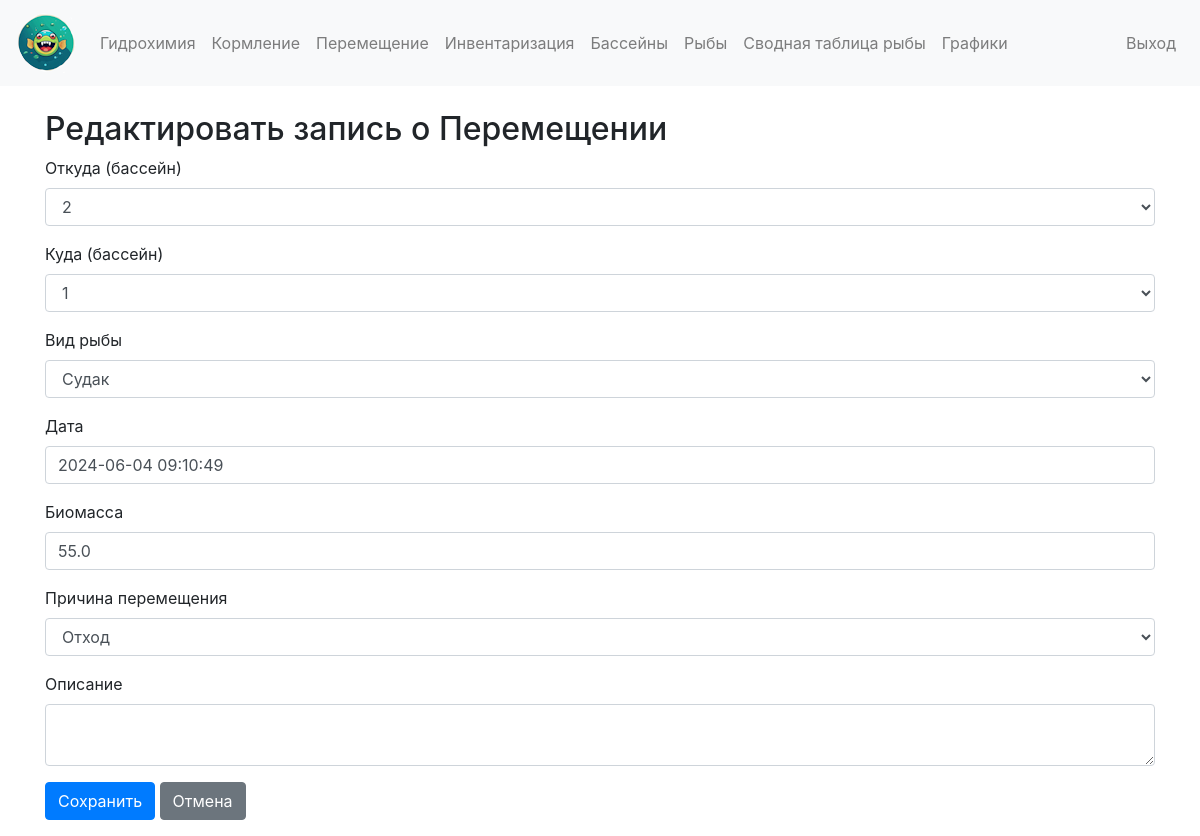
/fish_movement/edit/1 (signed in), run on the app's committed database.
### models.py (models this page shows)
class FishMovement(db.Model):
    id = db.Column(db.Integer, primary_key=True)
    pool_id_from = db.Column(db.Integer, db.ForeignKey('pool.id'), nullable=True)
    pool_id_to = db.Column(db.Integer, db.ForeignKey('pool.id'), nullable=True)
    fish_type_id = db.Column(db.Integer, db.ForeignKey('fish_type.id'), nullable=False)
    movement_date = db.Column(db.Integer, nullable=False)
    fish_biomass = db.Column(db.Float, nullable=False)
    movement_reason = db.Column(db.Enum(MovementReason), nullable=False)
    movement_desc = db.Column(db.Text, nullable=True)
    pool_from = db.relationship('Pool', foreign_keys=[pool_id_from], backref=db.backref('movements_from', lazy=True))
    pool_to = db.relationship('Pool', foreign_keys=[pool_id_to], backref=db.backref('movements_to', lazy=True))
    fish_type = db.relationship('FishType', backref=db.backref('movements', lazy=True))

### main.py (the view, shortened to what this page needs)
@app.route('/fish_movement/edit/<int:movement_id>', methods=['GET', 'POST'])
@login_required
def edit_fish_movement(movement_id):
    fish_movement = FishMovement.query.get_or_404(movement_id)
    form = FishMovementForm(obj=fish_movement)
    form.pool_id_from.choices = [(pool.id, pool.name) for pool in Pool.query.all()]
    form.pool_id_to.choices = [(pool.id, pool.name) for pool in Pool.query.all()]
    form.fish_type_id.choices = [(fish_type.id, fish_type.name) for fish_type in FishType.query.all()]
    if request.method == 'GET':
        form.movement_date.data = datetime.fromtimestamp(fish_movement.movement_date)
    return render_template('edit_fish_movement.html', form=form, movement=fish_movement)

### forms.py
class FishMovementForm(FlaskForm):
    pool_id_from = SelectField('Откуда (бассейн)', coerce=int, validators=[Optional()])
    pool_id_to = SelectField('Куда (бассейн)', coerce=int, validators=[Optional()])
    fish_type_id = SelectField('Вид рыбы', coerce=int, validators=[DataRequired()])
    movement_date = DateTimeField('Дата', default=datetime.utcnow(), format='%Y-%m-%d %H:%M:%S', validators=[DataRequired()])
    fish_biomass = FloatField('Биомасса', validators=[DataRequired()])
    movement_reason = SelectField('Причина перемещения',
                                  choices=[(reason.name, reason.value) for reason in MovementReason],
                                  validators=[DataRequired()])
    movement_desc = TextAreaField('Описание', validators=[Optional()])
    submit = SubmitField('Сохранить')

### main.py (called while the page is built)
@login_manager.user_loader
def load_user(user_id):
    return User.query.get(int(user_id))

@app.after_request
def add_header(response):
    response.headers['Cache-Control'] = 'no-store, no-cache, must-revalidate, post-check=0, pre-check=0, max-age=0'
    response.headers['Pragma'] = 'no-cache'
    response.headers['Expires'] = 'Thu, 01 Jan 1970 00:00:00 GMT'
    return response

### templates/edit_fish_movement.html (shortened to what this page needs)
{% extends "base.html" %}
{% block content %}
<h2>{{ 'Редактировать запись о Перемещении' if movement else 'Новая запись о Перемещении' }}</h2>
<form method="POST">
    <div class="form-group">
        {{ form.pool_id_from.label(class="form-control-label") }}
        {{ form.pool_id_from(class="form-control") }}
    </div>
    <div class="form-group">
        {{ form.pool_id_to.label(class="form-control-label") }}
        {{ form.pool_id_to(class="form-control") }}
    </div>
    <div class="form-group">
        {{ form.fish_type_id.label(class="form-control-label") }}
        {{ form.fish_type_id(class="form-control") }}
    </div>
    <div class="form-group">
        {{ form.movement_date.label(class="form-control-label") }}
        {{ form.movement_date(class="form-control") }}
    </div>
    <div class="form-group">
        {{ form.fish_biomass.label(class="form-control-label") }}
        {{ form.fish_biomass(class="form-control") }}
    </div>
    <div class="form-group">
        {{ form.movement_reason.label(class="form-control-label") }}
        {{ form.movement_reason(class="form-control") }}
    </div>
    <div class="form-group">
        {{ form.movement_desc.label(class="form-control-label") }}
        {{ form.movement_desc(class="form-control") }}
    </div>
    <div class="form-group">
        {{ form.submit(class="btn btn-primary") }}
        <a href="{{ url_for('movement') }}" class="btn btn-secondary">Отмена</a>
    </div>
</form>
{% endblock %}

### data on the page
FishMovement: pool_id_from "2", pool_id_to "1", fish_type_id "Судак", movement_date "2024-06-04 09:10:49", fish_biomass "55.0", movement_reason "Отход"
